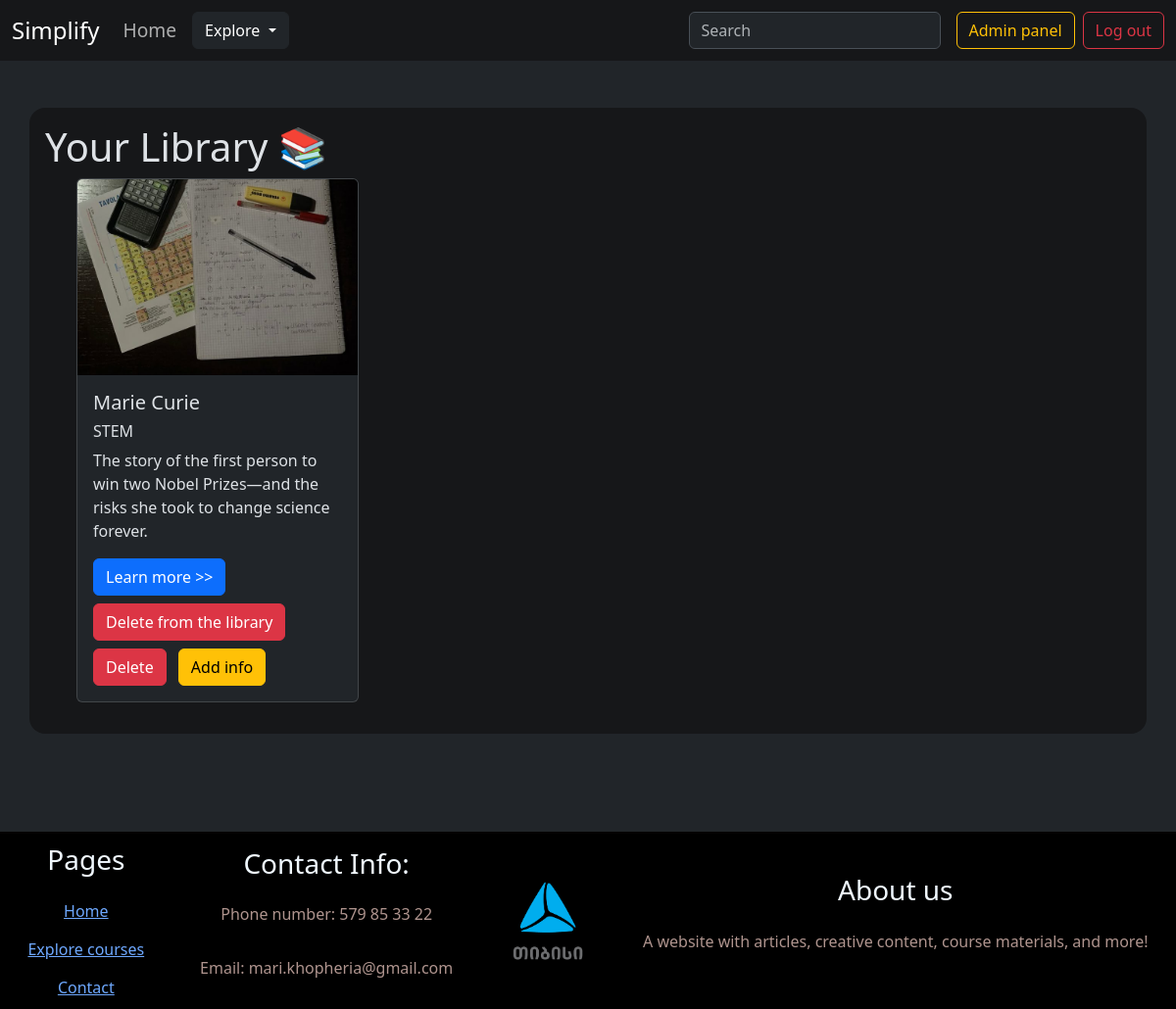
Page /library (signed in) on the committed database.
### models.py (models this page shows, shortened)
class BaseModel:
    def create(self):
        db.session.add(self)
        db.session.commit()

class Article(db.Model, BaseModel):
    __tablename__ = "articles"
    id = db.Column(db.Integer(), primary_key=True)
    category = db.Column(db.String(), nullable=False)
    heading = db.Column(db.String(), nullable=False)
    description = db.Column(db.String(), nullable=False)
    summary = db.Column(db.String(), nullable=False)
    Subheading1 = db.Column(db.String(), nullable=False)
    text1 = db.Column(db.String(), nullable=False)
    Subheading2 = db.Column(db.String(), nullable=False)
    text2 = db.Column(db.String(), nullable=False)
    Subheading3 = db.Column(db.String(), nullable=False)
    text3 = db.Column(db.String(), nullable=False)
    Subheading4 = db.Column(db.String(), nullable=False)
    text4 = db.Column(db.String(), nullable=False)
    Subheading5= db.Column(db.String(),  default="")
    text5 = db.Column(db.String(),  default="")
    image = db.Column(db.String(), default="defaul_photo.jpg")
    created_at = db.Column(db.DateTime, default=datetime.utcnow)

### routes.py (the view)
@app.route("/library")
@login_required
def library():
    articles = current_user.saved_articles
    return render_template("library.html", articles=articles)

### models.py (called while the page is built)
@login_manager.user_loader
def load_user(user_id):
    return User.query.get(user_id)

### templates/library.html (shortened to what this page needs)
{% extends 'base.html' %}
{% block content %}
<h1>Your Library 📚</h1>
  {% if articles %}
    <ul>
    <div style="display: flex; justify-content: flex-start; gap: 30px; flex-wrap: wrap;">
      {% for article in articles %}
      <div class="card" style="width: 18rem;">
        <img src="/static/images/{{ article['image'] }}" class="card-img-top" alt="...">
        <div class="card-body">
            <h5 class="card-title">{{ article['heading'] }}</h5>
            <h6 class="card-title">{{ article['category'] }}</h6>
            <p class="card-text">{{ article['description'] }}</p>
            <a href="/category/{{ article['category'] }}/{{article['id']}}" class="btn btn-primary me-3">Learn more >></a>
            <a href="/unsave_article/{{ article['id'] }}" class="btn btn-danger me-3" style="margin-top: 0.5rem;">Delete from the library</a>
            {% if current_user.role == 'admin' %}
            <a href="/category/{{ article['category'] }}/delete_article/{{ article['id'] }}" class="btn btn-danger mt-2 me-2">Delete</a>
            <a href="/category/{{ article['category'] }}/edit_article/{{article['id'] }}" class="btn btn-warning mt-2">Add info</a>
            {% endif %}
        </div>
        </div>
      {% endfor %}
      </div>
    </ul>
  {% else %}
    <p>You haven’t saved any articles yet</p>
  {% endif %}
{% endblock %}

### static/css/styles.css (style rules this page uses)
.card-img-top { width: 100%; height: 200px; object-fit: cover; object-position: 30% 100%; }

### rows in the picture
Article: image (picture), heading "Marie Curie", category "STEM", description "The story of the first person to win two Nobel Prizes—and the risks she took to change science forever."
